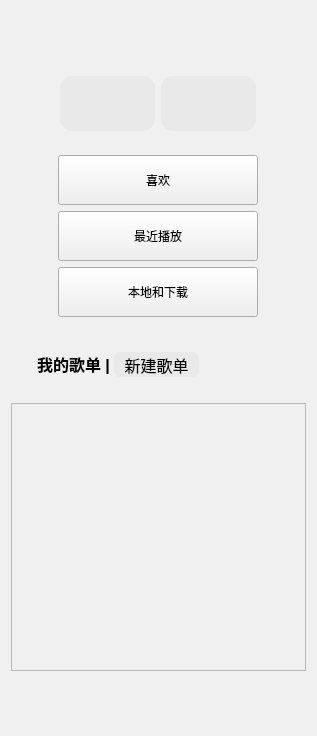
<?xml version="1.0" encoding="UTF-8"?>
<ui version="4.0">
 <class>leftwidget</class>
 <widget class="QWidget" name="leftwidget">
  <property name="geometry">
   <rect>
    <x>0</x>
    <y>0</y>
    <width>317</width>
    <height>736</height>
   </rect>
  </property>
  <property name="windowTitle">
   <string>Form</string>
  </property>
  <property name="styleSheet">
   <string notr="true">background-color:#F0F0F0;
</string>
  </property>
  <layout class="QGridLayout" name="gridLayout_5">
   <item row="0" column="0">
    <widget class="QLabel" name="label">
     <property name="minimumSize">
      <size>
       <width>200</width>
       <height>50</height>
      </size>
     </property>
     <property name="maximumSize">
      <size>
       <width>200</width>
       <height>50</height>
      </size>
     </property>
     <property name="text">
      <string/>
     </property>
     <property name="pixmap">
      <pixmap resource="myResources.qrc">:/player/images/player/mylogo2.png</pixmap>
     </property>
     <property name="scaledContents">
      <bool>true</bool>
     </property>
    </widget>
   </item>
   <item row="1" column="0">
    <layout class="QVBoxLayout" name="verticalLayout_2">
     <item>
      <widget class="QWidget" name="widget_home" native="true">
       <layout class="QGridLayout" name="gridLayout_2">
        <item row="0" column="0">
         <layout class="QHBoxLayout" name="horizontalLayout">
          <item>
           <widget class="PageButton" name="pushButton_home">
            <property name="minimumSize">
             <size>
              <width>95</width>
              <height>55</height>
             </size>
            </property>
            <property name="maximumSize">
             <size>
              <width>95</width>
              <height>55</height>
             </size>
            </property>
            <property name="styleSheet">
             <string notr="true">        background-color:#E9E9E9;
        border-radius:12px;
        color: black;
        font-size: 12px;</string>
            </property>
            <property name="text">
             <string/>
            </property>
            <property name="icon">
             <iconset resource="myResources.qrc">
              <normaloff>:/player/images/player/home.png</normaloff>:/player/images/player/home.png</iconset>
            </property>
            <property name="iconSize">
             <size>
              <width>18</width>
              <height>18</height>
             </size>
            </property>
           </widget>
          </item>
          <item>
           <widget class="PageButton" name="pushButton_recommend">
            <property name="minimumSize">
             <size>
              <width>95</width>
              <height>55</height>
             </size>
            </property>
            <property name="maximumSize">
             <size>
              <width>95</width>
              <height>55</height>
             </size>
            </property>
            <property name="styleSheet">
             <string notr="true">QPushButton {
    background-color: #E9E9E9;
    color: black;
    border-radius: 12px;
    font-size: 12px;
    font-weight: bold;

}
QPushButton:hover {
 
}
QPushButton:pressed {

}
</string>
            </property>
            <property name="text">
             <string/>
            </property>
            <property name="icon">
             <iconset resource="myResources.qrc">
              <normaloff>:/player/images/player/recommend.png</normaloff>:/player/images/player/recommend.png</iconset>
            </property>
            <property name="iconSize">
             <size>
              <width>18</width>
              <height>18</height>
             </size>
            </property>
           </widget>
          </item>
         </layout>
        </item>
       </layout>
      </widget>
     </item>
     <item>
      <widget class="QWidget" name="widget_like" native="true">
       <layout class="QGridLayout" name="gridLayout_3">
        <item row="0" column="0">
         <layout class="QVBoxLayout" name="verticalLayout">
          <item>
           <widget class="PageButton" name="pushButton_like">
            <property name="minimumSize">
             <size>
              <width>200</width>
              <height>50</height>
             </size>
            </property>
            <property name="maximumSize">
             <size>
              <width>200</width>
              <height>50</height>
             </size>
            </property>
            <property name="text">
             <string>喜欢</string>
            </property>
           </widget>
          </item>
          <item>
           <widget class="PageButton" name="pushButton_history">
            <property name="minimumSize">
             <size>
              <width>200</width>
              <height>50</height>
             </size>
            </property>
            <property name="maximumSize">
             <size>
              <width>200</width>
              <height>50</height>
             </size>
            </property>
            <property name="text">
             <string>最近播放</string>
            </property>
           </widget>
          </item>
          <item>
           <widget class="PageButton" name="pushButton_download">
            <property name="minimumSize">
             <size>
              <width>200</width>
              <height>50</height>
             </size>
            </property>
            <property name="maximumSize">
             <size>
              <width>200</width>
              <height>50</height>
             </size>
            </property>
            <property name="text">
             <string>本地和下载</string>
            </property>
           </widget>
          </item>
         </layout>
        </item>
       </layout>
      </widget>
     </item>
    </layout>
   </item>
   <item row="2" column="0">
    <widget class="QWidget" name="widget_new" native="true">
     <property name="minimumSize">
      <size>
       <width>200</width>
       <height>65</height>
      </size>
     </property>
     <property name="maximumSize">
      <size>
       <width>200</width>
       <height>65</height>
      </size>
     </property>
     <property name="font">
      <font>
       <pointsize>1</pointsize>
      </font>
     </property>
     <layout class="QGridLayout" name="gridLayout_4">
      <property name="leftMargin">
       <number>0</number>
      </property>
      <property name="topMargin">
       <number>0</number>
      </property>
      <property name="rightMargin">
       <number>0</number>
      </property>
      <property name="bottomMargin">
       <number>0</number>
      </property>
      <property name="spacing">
       <number>0</number>
      </property>
      <item row="0" column="0">
       <layout class="QHBoxLayout" name="horizontalLayout_2" stretch="65,50,10,50,30">
        <item>
         <spacer name="horizontalSpacer">
          <property name="orientation">
           <enum>Qt::Orientation::Horizontal</enum>
          </property>
          <property name="sizeHint" stdset="0">
           <size>
            <width>40</width>
            <height>20</height>
           </size>
          </property>
         </spacer>
        </item>
        <item>
         <widget class="QLabel" name="label_2">
          <property name="styleSheet">
           <string notr="true">color: rgb(0, 0, 0);</string>
          </property>
          <property name="text">
           <string>&lt;html&gt;&lt;head/&gt;&lt;body&gt;&lt;p&gt;&lt;span style=&quot; font-size:12pt; font-weight:700;&quot;&gt;我的歌单 |&lt;/span&gt;&lt;/p&gt;&lt;/body&gt;&lt;/html&gt;</string>
          </property>
         </widget>
        </item>
        <item>
         <spacer name="horizontalSpacer_3">
          <property name="orientation">
           <enum>Qt::Orientation::Horizontal</enum>
          </property>
          <property name="sizeHint" stdset="0">
           <size>
            <width>40</width>
            <height>20</height>
           </size>
          </property>
         </spacer>
        </item>
        <item>
         <widget class="QPushButton" name="btnAddPlaylist">
          <property name="minimumSize">
           <size>
            <width>85</width>
            <height>25</height>
           </size>
          </property>
          <property name="maximumSize">
           <size>
            <width>85</width>
            <height>25</height>
           </size>
          </property>
          <property name="cursor">
           <cursorShape>PointingHandCursor</cursorShape>
          </property>
          <property name="styleSheet">
           <string notr="true">QPushButton {
    background-color: #E9E9E9;
    color: black;
    border-radius: 6px;
    font-size: 16px;
    
   
}
QPushButton:hover {
    background-color: #D4D4D4;
}
QPushButton:pressed {
    background-color: #D4D4D4;
}
</string>
          </property>
          <property name="text">
           <string>新建歌单</string>
          </property>
         </widget>
        </item>
        <item>
         <spacer name="horizontalSpacer_2">
          <property name="orientation">
           <enum>Qt::Orientation::Horizontal</enum>
          </property>
          <property name="sizeHint" stdset="0">
           <size>
            <width>40</width>
            <height>20</height>
           </size>
          </property>
         </spacer>
        </item>
       </layout>
      </item>
     </layout>
    </widget>
   </item>
   <item row="3" column="0">
    <widget class="QScrollArea" name="scrollArea">
     <property name="widgetResizable">
      <bool>true</bool>
     </property>
     <widget class="QWidget" name="scrollAreaWidgetContents">
      <property name="geometry">
       <rect>
        <x>0</x>
        <y>0</y>
        <width>297</width>
        <height>264</height>
       </rect>
      </property>
     </widget>
    </widget>
   </item>
   <item row="4" column="0">
    <widget class="QWidget" name="widget_bottom" native="true">
     <property name="styleSheet">
      <string notr="true">background-color:#F0F0F0;
</string>
     </property>
     <layout class="QGridLayout" name="gridLayout">
      <item row="0" column="0">
       <widget class="QPushButton" name="pushButton_2">
        <property name="minimumSize">
         <size>
          <width>30</width>
          <height>30</height>
         </size>
        </property>
        <property name="maximumSize">
         <size>
          <width>30</width>
          <height>30</height>
         </size>
        </property>
        <property name="styleSheet">
         <string notr="true">/* 播放按钮 */
QPushButton {
    /* 替换 background-image */
    border-image: url(:/player/images/player/setting.png); 
    qproperty-cursor: pointinghand; /* 鼠标悬停变手掌 */
    border: none; /* 确保没有边框，否则 border-image 可能会受到影响 */
    background-color: transparent; /* 保持透明背景色 */
}

QPushButton:hover, 
 {  
	border-image: url(:/player/images/player/setting1.png); 
}</string>
        </property>
        <property name="text">
         <string/>
        </property>
       </widget>
      </item>
      <item row="0" column="1">
       <widget class="QPushButton" name="pushButton_3">
        <property name="minimumSize">
         <size>
          <width>30</width>
          <height>30</height>
         </size>
        </property>
        <property name="maximumSize">
         <size>
          <width>30</width>
          <height>30</height>
         </size>
        </property>
        <property name="styleSheet">
         <string notr="true">/* 播放按钮 */
QPushButton {
    /* 替换 background-image */
    border-image: url(:/player/images/player/skin.png); 
    qproperty-cursor: pointinghand; /* 鼠标悬停变手掌 */
    border: none; /* 确保没有边框，否则 border-image 可能会受到影响 */
    background-color: transparent; /* 保持透明背景色 */
}

QPushButton:hover, 
 {  
	border-image: url(:/player/images/player/skin1.png); 
}</string>
        </property>
        <property name="text">
         <string/>
        </property>
       </widget>
      </item>
      <item row="0" column="2">
       <widget class="QPushButton" name="pushButton_4">
        <property name="minimumSize">
         <size>
          <width>30</width>
          <height>30</height>
         </size>
        </property>
        <property name="maximumSize">
         <size>
          <width>30</width>
          <height>30</height>
         </size>
        </property>
        <property name="styleSheet">
         <string notr="true">/* 播放按钮 */
QPushButton {
    /* 替换 background-image */
    border-image: url(:/player/images/player/game.png); 
    qproperty-cursor: pointinghand; /* 鼠标悬停变手掌 */
    border: none; /* 确保没有边框，否则 border-image 可能会受到影响 */
    background-color: transparent; /* 保持透明背景色 */
}

QPushButton:hover, 
 {  
	border-image: url(:/player/images/player/game1.png); 
}</string>
        </property>
        <property name="text">
         <string/>
        </property>
       </widget>
      </item>
     </layout>
    </widget>
   </item>
  </layout>
 </widget>
 <customwidgets>
  <customwidget>
   <class>PageButton</class>
   <extends>QPushButton</extends>
   <header>pagebutton.h</header>
  </customwidget>
 </customwidgets>
 <resources>
  <include location="myResources.qrc"/>
 </resources>
 <connections/>
</ui>
